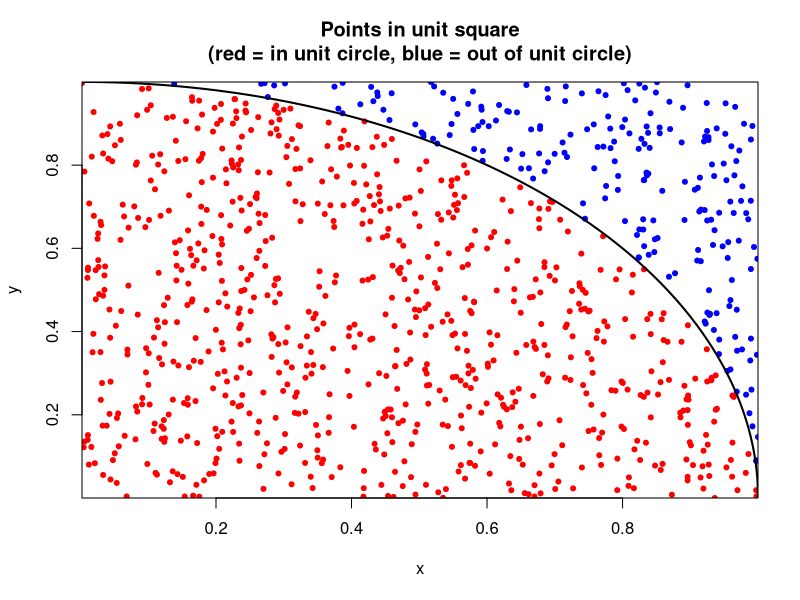
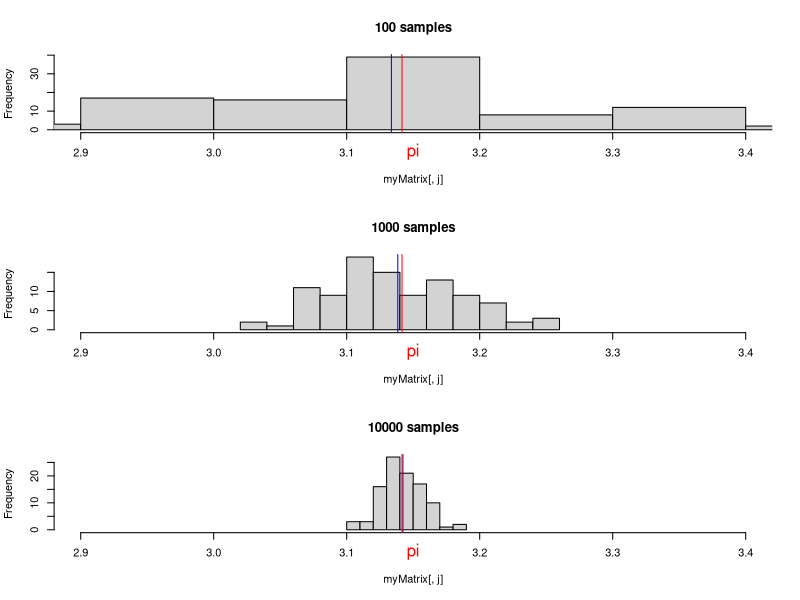

Recreate these plots in R, in order.
## ---- chunk 1
library(knitr)
opts_chunk$set(fig.width=6, fig.height=6, fig.path='RmdFigs/', dpi=72,
               warning=FALSE, message=FALSE, prompt=TRUE, cache=FALSE)
set.seed(53079237)
## ---- chunk 2
num.samples <- 1000
rand_points <- matrix(runif(2 * num.samples), ncol=2)
dist <- sqrt((rand_points[, 1])^2 + (rand_points[, 2])^2)
in.circle <- ifelse(dist <= 1, TRUE, FALSE)
pi.estimate <- 4 * sum(in.circle) / num.samples
## ---- chunk 3
cols <- ifelse(in.circle, "red", "blue")
plot(rand_points[, 1], rand_points[, 2], col=cols, xlab="x", ylab="y", pch=20, xaxs="i", yaxs="i",
     main="Points in unit square\n(red = in unit circle, blue = out of unit circle)")
x <- seq(0, 1, 0.001)
lines(x, sqrt(1 - x^2), lwd=2)
## ---- chunk 4
myApprox <- function(N=1000){
  x <- runif(N)   
  y <- runif(N)
  circle <- y <= sqrt(1 - x**2)   
  counts <- length(which(circle))    
  p <-(counts/N)*4   
  
  return(p)
}
myApprox()
## ---- chunk 5
myMatrix <- matrix(0, nrow  = 100, ncol = 3)
## ---- chunk 6
samples <- c(100, 1000, 10000)  
for (n in seq_along(samples)) {     
  for (m in 1:100) {  
    myMatrix[m, n] <- myApprox(samples[n])  
  }
}
## ---- chunk 7
summary(myMatrix)
## ---- chunk 8
N <- c(100, 1000, 10000)
myDimensions <- dim(myMatrix)
myColumns <- myDimensions[2]

par(mfrow=c(myColumns,1))
for (j in seq(1, myColumns)){
  hist(myMatrix[, j], main=paste((N[j]), "samples"), xlim=c(2.9,3.4))
  abline(v=mean(myMatrix[, j]), col="blue")
  abline(v=pi, col="red")
  mtext("pi", side = 1, col = "red", line = 1)
}
## ---- chunk 9
sessionInfo()
